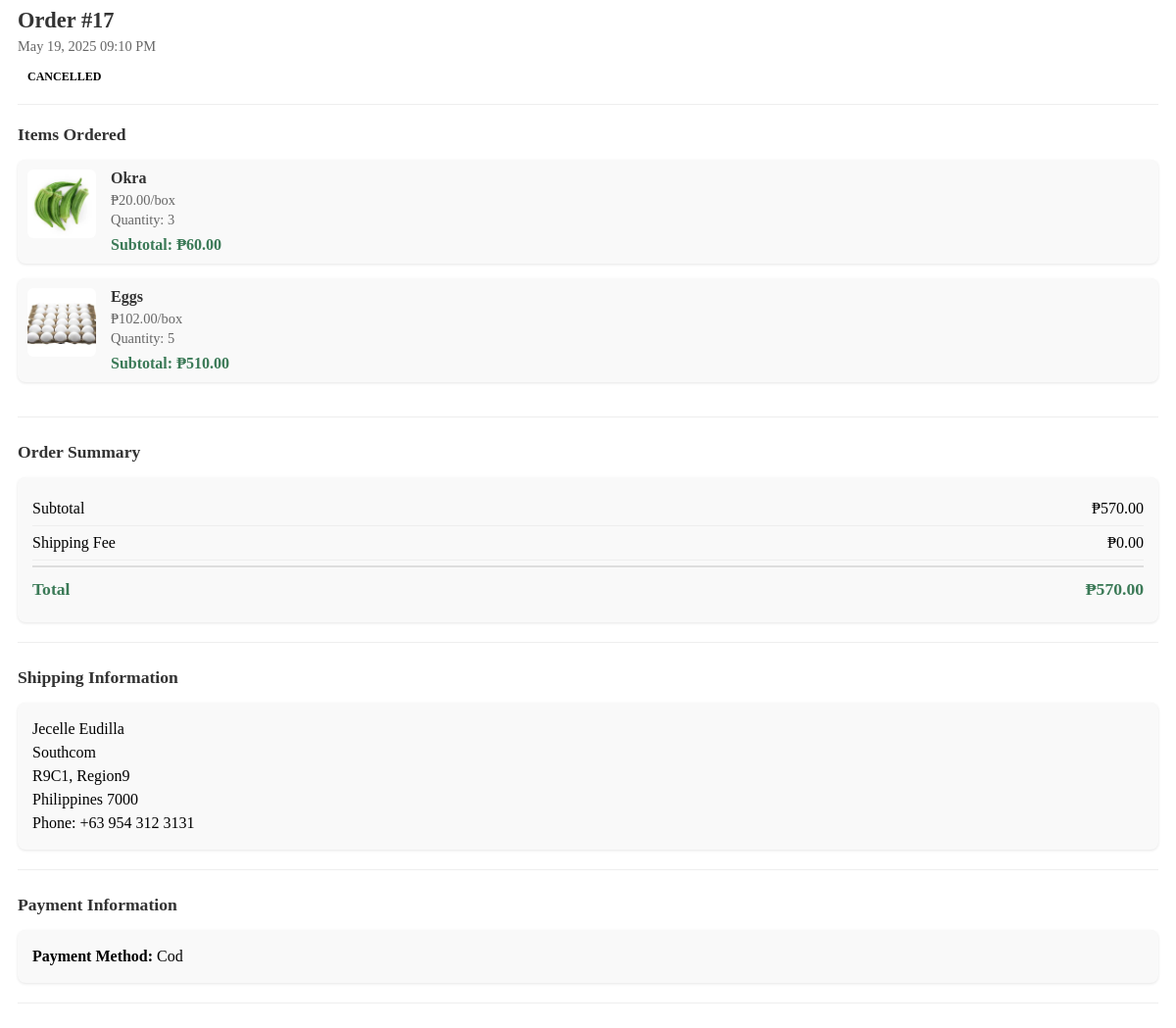
/user-dashboard/get-order-details.php?id=17 (signed in), run on the app's committed database.
### tables this page shows
CREATE TABLE `orders` (
  `order_id` int(11) NOT NULL,
  `user_id` int(11) DEFAULT NULL,
  `order_date` timestamp NOT NULL DEFAULT current_timestamp(),
  `total_amount` decimal(10,2) NOT NULL,
  `status` enum('pending','processing','shipped','delivered','cancelled') DEFAULT 'pending',
  `shipping_address` text NOT NULL,
  `payment_method` varchar(50) NOT NULL,
  `address_id` int(11) DEFAULT NULL,
  `payment_method_id` int(11) DEFAULT NULL
);

CREATE TABLE `order_items` (
  `order_item_id` int(11) NOT NULL,
  `order_id` int(11) DEFAULT NULL,
  `product_id` int(11) DEFAULT NULL,
  `quantity` int(11) NOT NULL,
  `price` decimal(10,2) NOT NULL
);

CREATE TABLE `products` (
  `id` int(11) NOT NULL,
  `name` varchar(100) NOT NULL,
  `category` varchar(50) NOT NULL,
  `price` decimal(10,2) NOT NULL,
  `unit` varchar(10) NOT NULL,
  `stock` int(11) NOT NULL DEFAULT 0,
  `status` enum('In Stock','Low Stock','Out of Stock') NOT NULL DEFAULT 'In Stock',
  `description` text DEFAULT NULL,
  `image_path` varchar(255) DEFAULT NULL,
  `created_at` timestamp NOT NULL DEFAULT current_timestamp(),
  `updated_at` timestamp NULL DEFAULT NULL ON UPDATE current_timestamp()
);

### user-dashboard/get-order-details.php (the view, shortened to what this page needs)
<?php
require_once '../connect.php';
$order_id = intval($_GET['id']);
$user_id = $_SESSION['user_id'];
$stmt = $conn->prepare("SELECT o.*, DATE_FORMAT(o.order_date, '%M %d, %Y %h:%i %p') as formatted_date FROM orders o WHERE o.order_id = ? AND o.user_id = ?");
$stmt->bind_param("ii", $order_id, $user_id);
$stmt->execute();
$result = $stmt->get_result();
$order = $result->fetch_assoc();
$item_stmt = $conn->prepare("
    SELECT oi.quantity, oi.price as item_price, p.name, p.image_path, p.unit
    FROM order_items oi
    JOIN products p ON oi.product_id = p.id
    WHERE oi.order_id = ?
");
$item_stmt->bind_param("i", $order_id);
$item_stmt->execute();
$item_result = $item_stmt->get_result();
$items = [];
while ($item = $item_result->fetch_assoc()) {
    $items[] = $item;
}
?>
<div class="order-detail-container">
    <div class="order-detail-header">
        <div class="order-basic-info">
            <h3>Order #<?php echo htmlspecialchars($order['order_id']); ?></h3>
            <p class="order-date"><?php echo htmlspecialchars($order['formatted_date']); ?></p>
            <div class="order-status">
                <span class="status-badge status-<?php echo strtolower(htmlspecialchars($order['status'])); ?>">
                    <?php echo strtoupper(htmlspecialchars($order['status'])); ?>
                </span>
            </div>
        </div>
    </div>
    <div class="order-items-section">
        <h4>Items Ordered</h4>
        <div class="order-item-list">
            <?php foreach ($items as $item): ?>
                <div class="order-detail-item">
                    <div class="item-image">
                        <img src="<?php echo '../' . htmlspecialchars($item['image_path'] ?? 'assets/images/default-product.png'); ?>"
                             alt="<?php echo htmlspecialchars($item['name']); ?>">
                    </div>
                    <div class="item-details">
                        <div class="item-name"><?php echo htmlspecialchars($item['name']); ?></div>
                        <div class="item-price">₱<?php echo number_format($item['item_price'], 2); ?>/<?php echo htmlspecialchars($item['unit']); ?></div>
                        <div class="item-quantity">Quantity: <?php echo (int)$item['quantity']; ?></div>
                        <div class="item-subtotal">Subtotal: ₱<?php echo number_format($item['item_price'] * $item['quantity'], 2); ?></div>
                    </div>
                </div>
            <?php endforeach; ?>
        </div>
    </div>
    <div class="order-summary-section">
        <h4>Order Summary</h4>
        <div class="summary-table">
            <div class="summary-row">
                <div class="summary-label">Subtotal</div>
                <div class="summary-value">₱<?php echo number_format($order['total_amount'], 2); ?></div>
            </div>
            <div class="summary-row">
                <div class="summary-label">Shipping Fee</div>
                <div class="summary-value">₱0.00</div>
            </div>
            <div class="summary-row total">
                <div class="summary-label">Total</div>
                <div class="summary-value">₱<?php echo number_format($order['total_amount'], 2); ?></div>
            </div>
        </div>
    </div>
    <div class="shipping-info-section">
        <h4>Shipping Information</h4>
        <div class="shipping-address">
            <p><?php echo nl2br(htmlspecialchars($order['shipping_address'])); ?></p>
        </div>
    </div>
    <div class="payment-info-section">
        <h4>Payment Information</h4>
        <div class="payment-method">
            <p><strong>Payment Method:</strong> <?php echo htmlspecialchars(ucfirst($order['payment_method'])); ?></p>
        </div>
    </div>
</div>

### user-dashboard/get-order-details.php (style rules this page uses)
.order-detail-container { padding: 0 10px; }
.order-detail-header { margin-bottom: 20px; padding-bottom: 15px; border-bottom: 1px solid #eee; }
.order-basic-info h3 { margin: 0 0 5px 0; font-size: 1.4rem; color: #333; }
.order-date { color: #666; margin: 0 0 10px 0; font-size: 0.9rem; }
.order-status { margin-top: 8px; }
.status-badge { padding: 5px 10px; border-radius: 12px; font-size: 0.75rem; font-weight: 600; text-transform: uppercase; display: inline-block; }
.order-items-section, .order-summary-section, .shipping-info-section, .payment-info-section { margin-bottom: 25px; padding-bottom: 20px; border-bottom: 1px solid #eee; }
.order-items-section h4, .order-summary-section h4, .shipping-info-section h4, .payment-info-section h4 { font-size: 1.1rem; margin: 0 0 15px 0; color: #333; }
.order-detail-item { display: flex; margin-bottom: 15px; background: #f9f9f9; border-radius: 8px; padding: 10px; box-shadow: 0 1px 3px rgba(0,0,0,0.1); }
.item-image { width: 70px; flex-shrink: 0; margin-right: 15px; }
.item-image img { width: 100%; height: 70px; object-fit: cover; border-radius: 6px; }
.item-details { flex-grow: 1; }
.item-name { font-weight: 600; margin-bottom: 5px; color: #333; }
.item-price, .item-quantity { font-size: 0.9rem; color: #666; margin-bottom: 3px; }
.item-subtotal { font-weight: 600; color: var(--primary-color, #3b7a57); margin-top: 8px; }
.summary-table { background: #f9f9f9; border-radius: 8px; padding: 15px; box-shadow: 0 1px 3px rgba(0,0,0,0.1); }
.summary-row { display: flex; justify-content: space-between; padding: 8px 0; border-bottom: 1px solid #eee; }
.summary-row.total { padding-top: 12px; margin-top: 5px; border-top: 2px solid #ddd; border-bottom: none; font-weight: 700; font-size: 1.1rem; color: var(--primary-color, #3b7a57); }
.shipping-address, .payment-method { background: #f9f9f9; border-radius: 8px; padding: 15px; box-shadow: 0 1px 3px rgba(0,0,0,0.1); }
.shipping-address p, .payment-method p { margin: 0; line-height: 1.5; }

### data on the page
orders: order_id "17", status "CANCELLED", total_amount "570.00", shipping_address "Jecelle Eudilla Southcom R9C1, Region9 Philippines 7000 Phone: +63 954 312 3131", payment_method "Cod"
order_items: product.image_path (picture), product.name "Okra", price "20.00", product.unit "box", quantity "3", $item['item_price'] * $item['quantity'] "60.00"
order_items: product.image_path (picture), product.name "Eggs", price "102.00", product.unit "box", quantity "5", $item['item_price'] * $item['quantity'] "510.00"

### other printed values
$order['formatted_date'] "May 19, 2025 09:10 PM"
